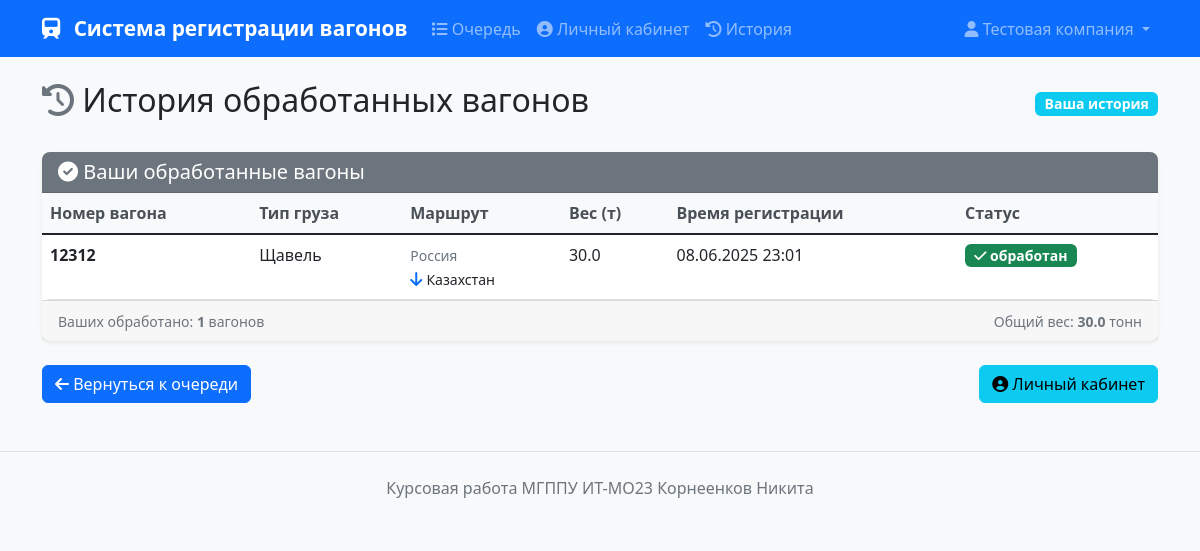
The app's page /history (signed in) with its own data.
### app.py (models this page shows, shortened)
class User(UserMixin, db.Model):
    id = db.Column(db.Integer, primary_key=True)
    username = db.Column(db.String(80), unique=True, nullable=False)
    email = db.Column(db.String(120), unique=True, nullable=False)
    password_hash = db.Column(db.String(128))
    company_name = db.Column(db.String(200))
    created_at = db.Column(db.DateTime, default=datetime.utcnow)
    wagons = db.relationship('Wagon', backref='owner', lazy=True)

class Wagon(db.Model):
    id = db.Column(db.Integer, primary_key=True)
    wagon_number = db.Column(db.String(50), nullable=False)
    cargo_type = db.Column(db.String(100), nullable=False)
    departure_point = db.Column(db.String(100), nullable=False)
    destination = db.Column(db.String(100), nullable=False)
    weight = db.Column(db.Float, nullable=False)
    position = db.Column(db.Integer, nullable=False)
    timestamp = db.Column(db.DateTime, default=datetime.utcnow)
    status = db.Column(db.String(20), default='в_очереди')
    user_id = db.Column(db.Integer, db.ForeignKey('user.id'), nullable=False)

### app.py (the view)
@app.route('/history')
@login_required
def history():
    if current_user.username == 'admin':
        processed_wagons = Wagon.query.filter_by(status='обработан').order_by(Wagon.timestamp.desc()).all()
    else:
        processed_wagons = Wagon.query.filter_by(user_id=current_user.id, status='обработан').order_by(Wagon.timestamp.desc()).all()
    return render_template('history.html', wagons=processed_wagons)

### app.py (called while the page is built)
@login_manager.user_loader
def load_user(user_id):
    return User.query.get(int(user_id))

### templates/history.html (shortened to what this page needs)
{% extends "base.html" %}
{% block content %}
<div class="d-flex justify-content-between align-items-center mb-4">
    <h2>
        <i class="fas fa-history text-secondary"></i>
        История обработанных вагонов
    </h2>
    {% if current_user.username == 'admin' %}
    <span class="badge bg-warning text-dark">Режим администратора</span>
    {% else %}
    <span class="badge bg-info">Ваша история</span>
    {% endif %}
</div>
<div class="card">
    <div class="card-header bg-secondary text-white">
        <h5 class="mb-0">
            <i class="fas fa-check-circle"></i>
            {% if current_user.username == 'admin' %}
                Все обработанные вагоны
            {% else %}
                Ваши обработанные вагоны
            {% endif %}
        </h5>
    </div>
    <div class="card-body p-0">
        {% if wagons %}
            <div class="table-responsive">
                <table class="table table-hover mb-0">
                    <thead class="table-light">
                        <tr>
                            <th>Номер вагона</th>
                            <th>Тип груза</th>
                            <th>Маршрут</th>
                            <th>Вес (т)</th>
                            <th>Время регистрации</th>
                            <th>Статус</th>
                        </tr>
                    </thead>
                    <tbody>
                        {% for wagon in wagons %}
                        <tr class="{{ 'table-success' if wagon.user_id == current_user.id and current_user.username == 'admin' else '' }}">
                            <td>
                                <strong>{{ wagon.wagon_number }}</strong>
                            </td>
                            <td>{{ wagon.cargo_type }}</td>
                            <td>
                                <small class="text-muted">{{ wagon.departure_point }}</small>
                                <br>
                                <i class="fas fa-arrow-down text-primary"></i>
                                <small>{{ wagon.destination }}</small>
                            </td>
                            <td>{{ wagon.weight }}</td>
                            <td>{{ wagon.timestamp.strftime('%d.%m.%Y %H:%M') }}</td>
                            <td>
                                <span class="badge bg-success">
                                    <i class="fas fa-check"></i> {{ wagon.status }}
                                </span>
                            </td>
                        </tr>
                        {% endfor %}
                    </tbody>
                </table>
            </div>
        {% endif %}
    </div>
    {% if wagons %}
    <div class="card-footer">
        <div class="row">
            <div class="col-md-6">
                <small class="text-muted">
                    {% if current_user.username == 'admin' %}
                        Всего обработано: <strong>{{ wagons|length }}</strong> вагонов
                    {% else %}
                        Ваших обработано: <strong>{{ wagons|length }}</strong> вагонов
                    {% endif %}
                </small>
            </div>
            <div class="col-md-6 text-end">
                <small class="text-muted">
                    Общий вес: <strong>{{ "%.1f"|format(wagons|sum(attribute='weight')) }}</strong> тонн
                </small>
            </div>
        </div>
    </div>
    {% endif %}
</div>
<div class="row mt-4">
    <div class="col-md-6">
        <a href="{{ url_for('index') }}" class="btn btn-primary">
            <i class="fas fa-arrow-left"></i> Вернуться к очереди
        </a>
    </div>
    <div class="col-md-6 text-end">
        <a href="{{ url_for('dashboard') }}" class="btn btn-info">
            <i class="fas fa-user-circle"></i> Личный кабинет
        </a>
    </div>
</div>
{% endblock %}

### templates/base.html (shortened to what this page needs)
<!DOCTYPE html>
<html lang="ru">
<head>
    <link href="https://cdn.jsdelivr.net/npm/bootstrap@5.1.3/dist/css/bootstrap.min.css" rel="stylesheet">
    <link href="https://cdnjs.cloudflare.com/ajax/libs/font-awesome/6.0.0/css/all.min.css" rel="stylesheet">
    <link href="{{ url_for('static', filename='css/style.css') }}" rel="stylesheet">
</head>
<body>
    <nav class="navbar navbar-expand-lg navbar-dark bg-primary">
        <div class="container">
            <a class="navbar-brand" href="{{ url_for('index') }}">
                <i class="fas fa-train"></i> Система регистрации вагонов
            </a>
            {% if current_user.is_authenticated %}
            <div class="collapse navbar-collapse" id="navbarNav">
                <div class="navbar-nav me-auto">
                    <a class="nav-link" href="{{ url_for('index') }}">
                        <i class="fas fa-list"></i> Очередь
                    </a>
                    <a class="nav-link" href="{{ url_for('dashboard') }}">
                        <i class="fas fa-user-circle"></i> Личный кабинет
                    </a>
                    <a class="nav-link" href="{{ url_for('history') }}">
                        <i class="fas fa-history"></i> История
                    </a>
                </div>
                <div class="navbar-nav">
                    <div class="nav-item dropdown">
                        <a class="nav-link dropdown-toggle" href="#" role="button" data-bs-toggle="dropdown">
                            <i class="fas fa-user"></i>
                            {{ current_user.company_name or current_user.username }}
                        </a>
                    </div>
                </div>
            </div>
            {% endif %}
        </div>
    </nav>
    <div class="container mt-4">
        {% block content %}{% endblock %}
    </div>
    <footer class="bg-light mt-5 py-4">
        <div class="container text-center">
            <p class="text-muted mb-0">
                Курсовая работа МГППУ ИТ-МО23 Корнеенков Никита
            </p>
        </div>
    </footer>
</body>
</html>

### static/css/style.css (style rules this page uses)
body { background-color: #f8f9fa; font-family: 'Segoe UI', Tahoma, Geneva, Verdana, sans-serif; }
.navbar-brand { font-weight: bold; font-size: 1.3rem; }
.navbar-brand i { margin-right: 8px; }
.card { border: none; box-shadow: 0 0.125rem 0.25rem rgba(0, 0, 0, 0.075); border-radius: 0.5rem; margin-bottom: 1.5rem; }
.card-header { border-radius: 0.5rem 0.5rem 0 0 !important; font-weight: 600; }
.btn { border-radius: 0.375rem; font-weight: 500; transition: all 0.15s ease-in-out; }
.table { border-radius: 0.5rem; overflow: hidden; }
.table th { background-color: #f8f9fa; font-weight: 600; border-top: none; color: #495057; }
.badge { font-size: 0.875em; border-radius: 0.375rem; }
.card { animation: fadeIn 0.3s ease-out; }
footer { margin-top: auto; border-top: 1px solid #dee2e6; }

### records on screen
User: company_name "Тестовая компания"
Wagon: wagon_number "12312", cargo_type "Щавель", departure_point "Россия", destination "Казахстан", weight "30.0", timestamp "08.06.2025 23:01", status "обработан"

### other values on screen
{{ wagons|length }} "1"
{{ "%.1f"|format(wagons|sum(attribute='weight')) }} "30.0"
